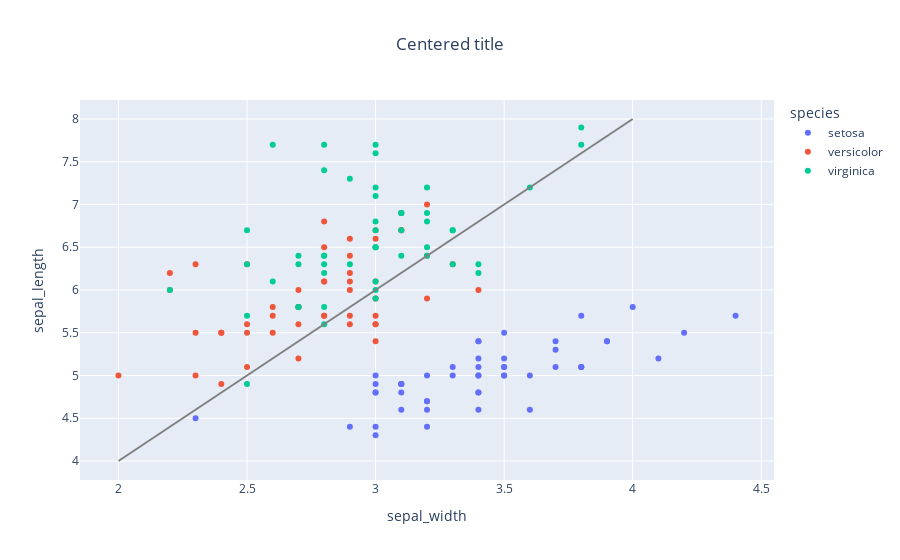

The notebook cell this image was saved under:
### Markdown cell above
## Update a figure

### Code cell
fig.update_layout(title_text = "Centered title", title_x=0.5)
fig

### Figure 1 — Plotly figure (JSON) as saved in the notebook; plotly's stock layout.template omitted (floating-point values rounded to 4 significant figures)
{"data": [{"hovertemplate": "species=setosa<br>sepal_width=%{x}<br>sepal_length=%{y}<extra></extra>", "legendgroup": "setosa", "marker": {"color": "#636efa", "symbol": "circle"}, "mode": "markers", "name": "setosa", "showlegend": true, "type": "scatter", "x": [3.5, 3, 3.2, 3.1, 3.6, 3.9, 3.4, 3.4, 2.9, 3.1, 3.7, 3.4, 3, 3, 4, 4.4, 3.9, 3.5, 3.8, 3.8, 3.4, 3.7, 3.6, 3.3, 3.4, 3, 3.4, 3.5, 3.4, 3.2, 3.1, 3.4, 4.1, 4.2, 3.1, 3.2, 3.5, 3.1, 3, 3.4, 3.5, 2.3, 3.2, 3.5, 3.8, 3, 3.8, 3.2, 3.7, 3.3], "xaxis": "x", "y": [5.1, 4.9, 4.7, 4.6, 5, 5.4, 4.6, 5, 4.4, 4.9, 5.4, 4.8, 4.8, 4.3, 5.8, 5.7, 5.4, 5.1, 5.7, 5.1, 5.4, 5.1, 4.6, 5.1, 4.8, 5, 5, 5.2, 5.2, 4.7, 4.8, 5.4, 5.2, 5.5, 4.9, 5, 5.5, 4.9, 4.4, 5.1, 5, 4.5, 4.4, 5, 5.1, 4.8, 5.1, 4.6, 5.3, 5], "yaxis": "y"}, {"hovertemplate": "species=versicolor<br>sepal_width=%{x}<br>sepal_length=%{y}<extra></extra>", "legendgroup": "versicolor", "marker": {"color": "#EF553B", "symbol": "circle"}, "mode": "markers", "name": "versicolor", "showlegend": true, "type": "scatter", "x": [3.2, 3.2, 3.1, 2.3, 2.8, 2.8, 3.3, 2.4, 2.9, 2.7, 2, 3, 2.2, 2.9, 2.9, 3.1, 3, 2.7, 2.2, 2.5, 3.2, 2.8, 2.5, 2.8, 2.9, 3, 2.8, 3, 2.9, 2.6, 2.4, 2.4, 2.7, 2.7, 3, 3.4, 3.1, 2.3, 3, 2.5, 2.6, 3, 2.6, 2.3, 2.7, 3, 2.9, 2.9, 2.5, 2.8], "xaxis": "x", "y": [7, 6.4, 6.9, 5.5, 6.5, 5.7, 6.3, 4.9, 6.6, 5.2, 5, 5.9, 6, 6.1, 5.6, 6.7, 5.6, 5.8, 6.2, 5.6, 5.9, 6.1, 6.3, 6.1, 6.4, 6.6, 6.8, 6.7, 6, 5.7, 5.5, 5.5, 5.8, 6, 5.4, 6, 6.7, 6.3, 5.6, 5.5, 5.5, 6.1, 5.8, 5, 5.6, 5.7, 5.7, 6.2, 5.1, 5.7], "yaxis": "y"}, {"hovertemplate": "species=virginica<br>sepal_width=%{x}<br>sepal_length=%{y}<extra></extra>", "legendgroup": "virginica", "marker": {"color": "#00cc96", "symbol": "circle"}, "mode": "markers", "name": "virginica", "showlegend": true, "type": "scatter", "x": [3.3, 2.7, 3, 2.9, 3, 3, 2.5, 2.9, 2.5, 3.6, 3.2, 2.7, 3, 2.5, 2.8, 3.2, 3, 3.8, 2.6, 2.2, 3.2, 2.8, 2.8, 2.7, 3.3, 3.2, 2.8, 3, 2.8, 3, 2.8, 3.8, 2.8, 2.8, 2.6, 3, 3.4, 3.1, 3, 3.1, 3.1, 3.1, 2.7, 3.2, 3.3, 3, 2.5, 3, 3.4, 3], "xaxis": "x", "y": [6.3, 5.8, 7.1, 6.3, 6.5, 7.6, 4.9, 7.3, 6.7, 7.2, 6.5, 6.4, 6.8, 5.7, 5.8, 6.4, 6.5, 7.7, 7.7, 6, 6.9, 5.6, 7.7, 6.3, 6.7, 7.2, 6.2, 6.1, 6.4, 7.2, 7.4, 7.9, 6.4, 6.3, 6.1, 7.7, 6.3, 6.4, 6, 6.9, 6.7, 6.9, 5.8, 6.8, 6.7, 6.7, 6.3, 6.5, 6.2, 5.9], "yaxis": "y"}, {"line": {"color": "gray"}, "mode": "lines", "showlegend": false, "type": "scatter", "x": [2, 4], "y": [4, 8]}], "layout": {"autosize": true, "legend": {"title": {"text": "species"}, "tracegroupgap": 0}, "title": {"text": "Centered title", "x": 0.5}, "xaxis": {"anchor": "y", "autorange": true, "domain": [0, 1], "range": [1.852, 4.548], "title": {"text": "sepal_width"}, "type": "linear"}, "yaxis": {"anchor": "x", "autorange": true, "domain": [0, 1], "range": [3.778, 8.222], "title": {"text": "sepal_length"}, "type": "linear"}}}
